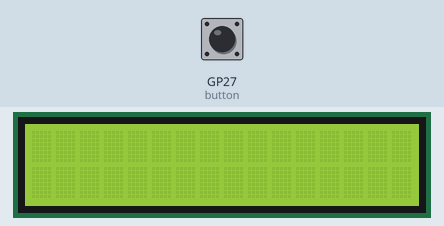
A sketch run on a simulated Raspberry Pi Pico W. Parts: 16×2 character LCD. The test bench sets the inputs (shaded band); at power-on: GP27 (button) HIGH. What the sketch prints to the serial monitor is not drawn.

Above: at 1.2 s.
1.3 s: GP27 (button) pulled LOW for 0.15 s
At 2.5 s:
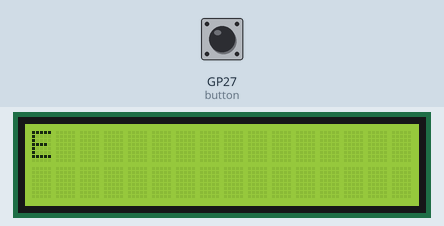
3.7 s: GP27 (button) pulled LOW for 1 s
At 6.7 s:
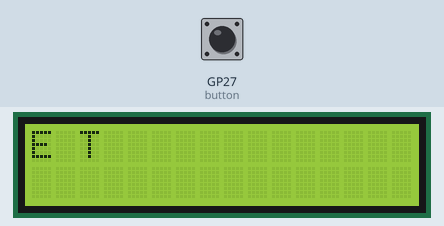
7.0 s: GP27 (button) pulled LOW for 0.15 s
At 8.6 s:
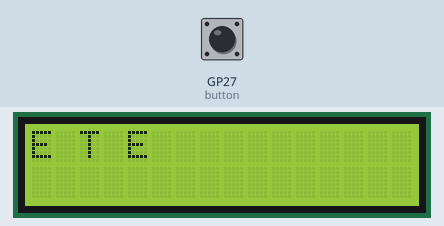
9.4 s: GP27 (button) pulled LOW for 3.2 s
At 14.0 s:
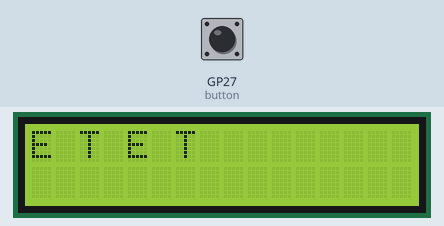
14.9 s: GP27 (button) pulled LOW for 0.15 s
At 17.0 s:
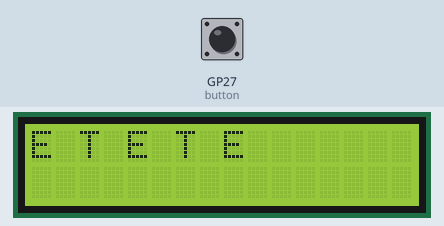
17.3 s: GP27 (button) pulled LOW for 1 s
At 19.4 s:
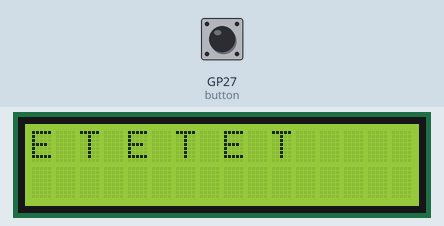
Timing chart, 0 to 20.9 s (numbered marks = the images above; inputs shaded):
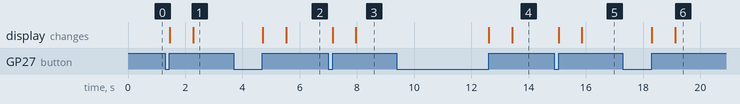

Measured:
- after the input at 1.3 s, the display: first changes after 0.17 s (image 1 shows a later state)
- after the input at 3.7 s, the display: first changes after 1.0 s (image 2 shows a later state)
- after the input at 7.0 s, the display: first changes after 0.15 s (image 3 shows a later state)
- after the input at 9.4 s, the display: first changes after 3.2 s (image 4 shows a later state)
- after the input at 14.9 s, the display: first changes after 0.15 s (image 5 shows a later state)
- after the input at 17.3 s, the display: first changes after 1.0 s (image 6 shows a later state)

The sketch:

sketch.ino
```cpp
#include <string>
#include <map>
#include <LiquidCrystal.h>

LiquidCrystal lcd(12, 11, 10, 9, 8, 7);

std::string text = "";

std::map<std::string, std::string> letters =
{{".-","A"}, {"-...","B"}, {"-.-.","C"}, {"-..","D"},
{".","E"}, {"..-.","F"}, {"--.","G"}, {"....","H"},
{"..","I"}, {".---","J"}, {"-.-","K"}, {".-..","L"},
{"--","M"}, {"-.","N"}, {"---","O"}, {".--.","P"},
{"--.-","Q"}, {".-.","R"}, {"...","S"}, {"-","T"},
{"..-","U"}, {"...-","V"}, {".--","W"}, {"-..-","X"},
{"-.--","Y"}, {"--..","Z"}, {".----","1"}, {"..---","2"},
{"...--","3"}, {"....-","4"}, {".....","5"}, {"-....","6"},
{"--...","7"}, {"---..","8"}, {"----.","9"}, {"-----","0"},
{"...---...","SOS"}};
unsigned char dash[] = {
  0b00000,
  0b00000,
  0b00000,
  0b11111,
  0b11111,
  0b00000,
  0b00000,
  0b00000
};

unsigned char dot[] = {
  0b00000,
  0b00000,
  0b00000,
  0b01100,
  0b01100,
  0b00000,
  0b00000,
  0b00000
};

void setup() {
  Serial.begin(9600);
  pinMode(27, INPUT_PULLUP);
  lcd.begin(16, 2);
  lcd.createChar(0, dash);
  lcd.createChar(1, dot);
}

void loop() {
  while (digitalRead(27) != LOW) {
    delay(20);
  };
  std::string seq = "";

  // clear bottom row
  lcd.setCursor(0, 1);
  lcd.print("                ");
  lcd.setCursor(0, 1);
  bool in_word = true;
  for (bool in_letter = true; in_letter;) {

    unsigned long long start = millis();
    while (digitalRead(27) != HIGH) {
      delay(20);
    };

    char c = ((millis() - start) > 200) ? '-' : '.';
    Serial.print(c);
    lcd.setCursor(min(seq.length(),15), 1);
    // 0 for -, 1 for .
    lcd.write(static_cast<unsigned char>(c=='.'));
    seq += c;

    start = millis();

    while (digitalRead(27) != LOW && (millis() - start <= 800)) {
      auto elem = letters.find(seq);
      if (elem != letters.end()) {
        auto tmp = text + letters[seq];
        auto len = tmp.length();
        if (len > 16) {
          tmp = tmp.substr(len-16, len);
        }
        lcd.setCursor(0, 0);
        lcd.print(tmp.c_str());
      }
      delay(20);
    };
    if ((millis() - start) > 200) in_letter = false;
    if ((millis() - start) > 800) in_word = false;
  }
  auto elem = letters.find(seq);
  if (elem != letters.end()) {
    Serial.print(' ');
    Serial.println(letters[seq].c_str());

    text += letters[seq];
    auto len = text.length();
    if (len > 16) {
      text = text.substr(len-16, len);
    }
  } else {
    Serial.println(" unknown");

  }
  lcd.clear();
  lcd.print(text.c_str());
  if (!in_word) {
    Serial.println();
    text += " ";
  }
}
```
